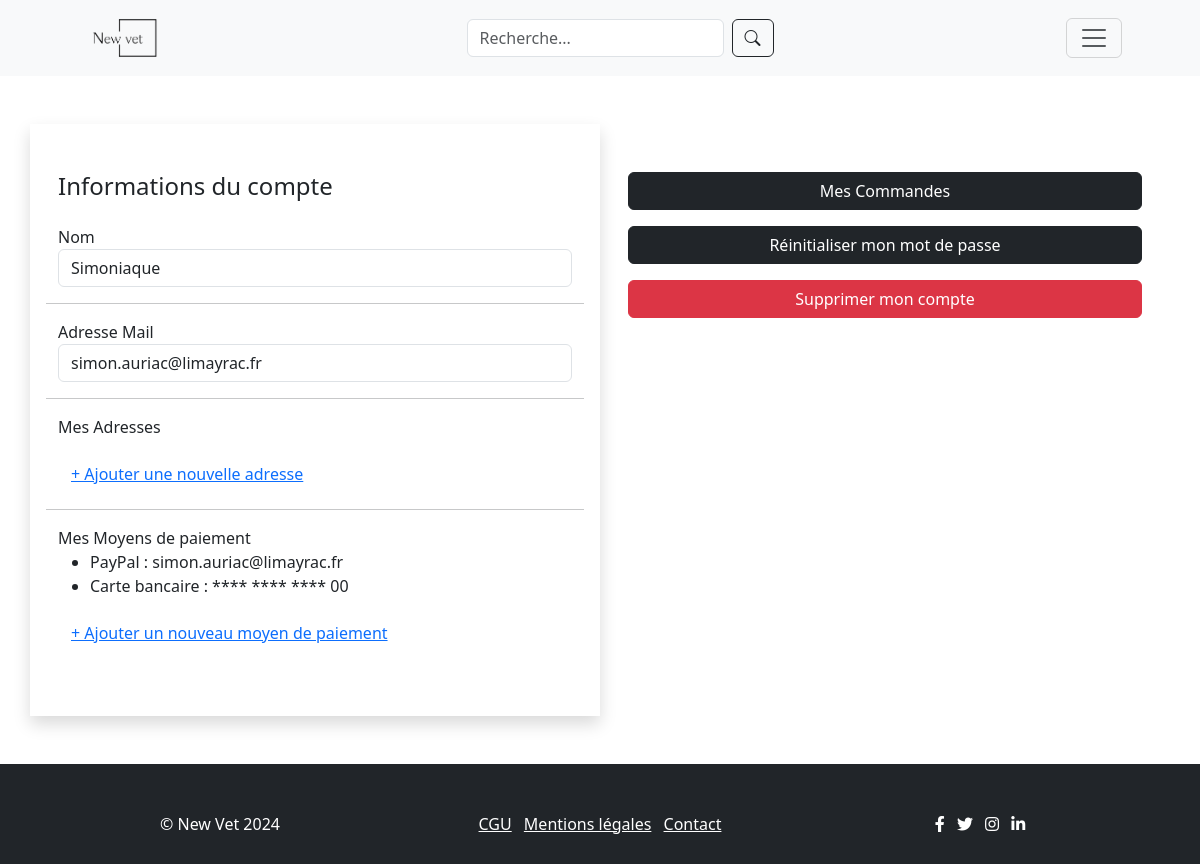
Screenshot of /profile.php (signed in) with the database file from the repository.
### tables this page shows
CREATE TABLE `utilisateurs` (
  `id` int(11) NOT NULL,
  `nom` varchar(100) NOT NULL,
  `email` varchar(100) NOT NULL,
  `mot_de_passe` varchar(255) NOT NULL,
  `est_admin` tinyint(1) DEFAULT 0,
  `mail_verifie` tinyint(1) DEFAULT 0
);

CREATE TABLE `moyens_paiement` (
  `id` int(11) NOT NULL,
  `utilisateur_id` int(11) NOT NULL,
  `type` varchar(50) NOT NULL,
  `numero_carte` varchar(20) DEFAULT NULL,
  `nom_titulaire` varchar(100) DEFAULT NULL,
  `date_expiration` date DEFAULT NULL,
  `cvv` varchar(4) DEFAULT NULL,
  `paypal_email` varchar(100) DEFAULT NULL,
  `date_ajout` timestamp NOT NULL DEFAULT current_timestamp()
);

### functions.php (called while the page is built, shortened)
<?php
function checkLogin($con){
    if(isset($_SESSION['user_id'])){
        $id = $_SESSION['user_id'];
        $query = "SELECT * FROM utilisateurs WHERE id = '$id' limit 1";
        $result = mysqli_query($con,$query);
        if($result && mysqli_num_rows($result)> 0){
            $userData = mysqli_fetch_assoc($result);
            return $userData;
        }
    }
}
function getUserPaymentMethods($con, $userId) {
    $query = "SELECT * FROM moyens_paiement WHERE utilisateur_id = '$userId' ";
    $result = mysqli_query($con, $query);
    if ($result && mysqli_num_rows($result) > 0) {
        return mysqli_fetch_all($result, MYSQLI_ASSOC);
    }
    return [];
}
?>

### profile.php (the view, shortened to what this page needs)
<?php
include("config.php");
include("functions.php");
$userData = checkLogin($con);
$paymentMethods = getUserPaymentMethods($con, $userData['id']);
?>
<!DOCTYPE html>
<html lang="fr">
<head>
    <link rel="stylesheet" href="https://cdn.jsdelivr.net/npm/bootstrap-icons@1.11.3/font/bootstrap-icons.min.css">
    <link href="https://cdn.jsdelivr.net/npm/bootstrap@5.3.3/dist/css/bootstrap.min.css" rel="stylesheet"
>
    <link rel="stylesheet" href="assets/css/style.css" />
</head>
<body>
    <main>
        <?php include "header.php"; ?>
        <?php
        $userData = checkLogin($con);
        ?>
        <div class='container rounded bg-white mt-5 mb-5'>
            <div class='row'>
                <div class='col-md-6 border-right shadow'>
                    <div class='p-3 py-5'>
                        <div class='d-flex justify-content-between align-items-center mb-3'>
                            <h4 class='text-right'>Informations du compte</h4>
                        </div>
                        <div class='row mt-3'>
                            <div class='col-md-12 mb-3'>
                                <label class='labels'>Nom</label>
                                <input type='text' id='nameInput' class='form-control' value='<?php echo htmlspecialchars($userData['nom']); ?>'>
                            </div>
                            <hr />
                            <div class='col-md-12 mb-3'>
                                <label class='labels'>Adresse Mail</label>
                                <input type='text' id='emailInput' class='form-control' value='<?php echo htmlspecialchars($userData['email']); ?>'>
                            </div>
                            <hr />
                            <div class='col-md-12 mb-3'>
                                <label class='labels'>Mes Adresses</label>
                                <button type="button" class="btn btn-link" data-bs-toggle="modal" data-bs-target="#newAddressModal">+ Ajouter une nouvelle adresse</button>
                            </div>
                            <hr />
                            <div class='col-md-12 mb-3'>
                                <label class='labels'>Mes Moyens de paiement</label>
                                <ul>
                                    <?php foreach ($paymentMethods as $paymentMethod): ?>
                                        <li>
                                            <?php echo $paymentMethod['type'] === 'card' ? 'Carte bancaire' : 'PayPal'; ?> :
                                            <?php echo $paymentMethod['type'] === 'card' ? '**** **** **** ' . substr($paymentMethod['numero_carte'], -4) : htmlspecialchars($paymentMethod['paypal_email']); ?>
                                        </li>
                                    <?php endforeach; ?>
                                </ul>
                                <button type="button" class="btn btn-link" data-bs-toggle="modal" data-bs-target="#newPaymentModal">+ Ajouter un nouveau moyen de paiement</button>
                            </div>
                        </div>
                    </div>
                </div>
                <div class='col-md-6'>
                    <div class='p-3 py-5'>
                        <a href='myorders.php'><button class='btn btn-dark col-12 mb-3'>Mes Commandes</button></a>
                        <a href='resetpassword.php?email=<?php echo urlencode($userData['email']); ?>'><button class='btn btn-dark col-12 mb-3'>Réinitialiser mon mot de passe</button></a>
                        <button class='btn btn-danger col-12 mb-3' onclick='showDeleteAccountVerification()'>Supprimer mon compte</button>
                    </div>
                </div>
            </div>
        </div>
        <div class="push"></div>
    </main>
    <?php include "footer.php"; ?>
</body>
</html>

### assets/css/style.css (style rules this page uses)
body, html { height: 100%; }
main { min-height: 100vh; margin-bottom: -100px; }
footer,.push { height: 100px; }

### rows the page displays
utilisateurs: nom "Simoniaque", email "simon.auriac@limayrac.fr"
moyens_paiement: type "PayPal", paypal_email "simon.auriac@limayrac.fr"
moyens_paiement: type "Carte bancaire", numero_carte "00"
